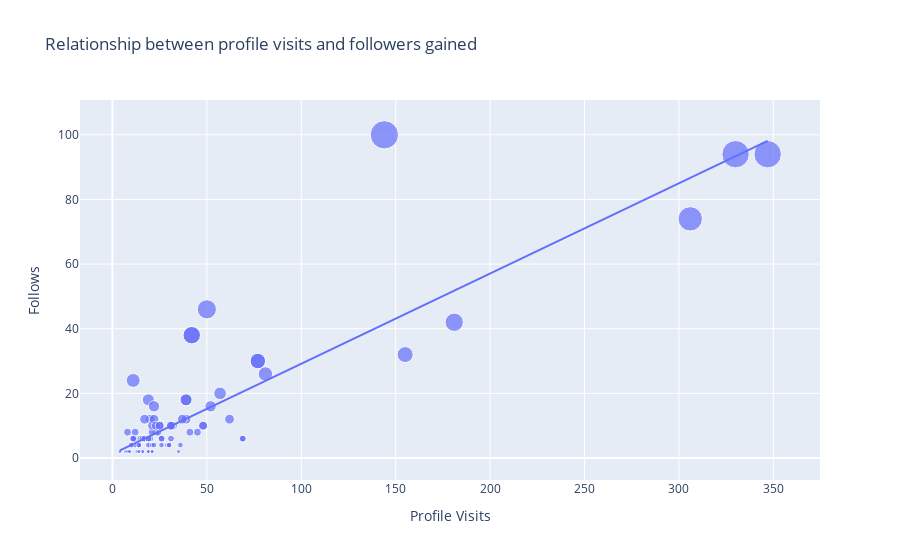

Notebook source saved alongside this figure:
### Code cell
figure=px.scatter(data,x="Profile Visits",y="Follows",size="Follows",trendline="ols", title="Relationship between profile visits and followers gained")
figure.show()

### Figure 1 — Plotly figure (JSON) as saved in the notebook; plotly's stock layout.template omitted (floating-point values rounded to 4 significant figures)
{"data": [{"hovertemplate": "Profile Visits=%{x}<br>Follows=%{marker.size}<extra></extra>", "legendgroup": "", "marker": {"color": "#636efa", "size": [2, 10, 12, 8, 0, 2, 0, 6, 4, 6, 4, 0, 2, 4, 42, 6, 2, 2, 30, 0, 0, 24, 100, 2, 4, 6, 6, 6, 2, 2, 20, 2, 4, 8, 26, 2, 2, 4, 0, 2, 94, 8, 18, 10, 4, 4, 4, 4, 18, 38, 10, 12, 4, 4, 74, 0, 6, 6, 0, 6, 12, 10, 8, 8, 46, 12, 10, 94, 6, 10, 6, 4, 12, 16, 12, 8, 32, 8, 16, 6, 10, 10, 6, 2, 2, 30, 0, 4, 4, 18, 38, 10, 2, 4, 6, 6, 6, 2, 2], "sizemode": "area", "sizeref": 0.25, "symbol": "circle"}, "mode": "markers", "name": "", "orientation": "v", "showlegend": false, "type": "scatter", "x": [35, 48, 62, 23, 8, 9, 26, 12, 36, 31, 29, 15, 8, 20, 181, 17, 16, 21, 77, 10, 9, 11, 144, 14, 10, 19, 69, 11, 19, 9, 57, 13, 11, 24, 81, 4, 7, 14, 18, 8, 330, 21, 19, 32, 19, 21, 14, 30, 39, 42, 31, 20, 12, 22, 306, 13, 26, 16, 15, 15, 39, 21, 8, 45, 50, 37, 25, 347, 26, 48, 16, 26, 17, 52, 22, 41, 155, 12, 22, 20, 23, 25, 17, 16, 21, 77, 10, 14, 30, 39, 42, 31, 14, 10, 19, 69, 11, 19, 9], "xaxis": "x", "y": [2, 10, 12, 8, 0, 2, 0, 6, 4, 6, 4, 0, 2, 4, 42, 6, 2, 2, 30, 0, 0, 24, 100, 2, 4, 6, 6, 6, 2, 2, 20, 2, 4, 8, 26, 2, 2, 4, 0, 2, 94, 8, 18, 10, 4, 4, 4, 4, 18, 38, 10, 12, 4, 4, 74, 0, 6, 6, 0, 6, 12, 10, 8, 8, 46, 12, 10, 94, 6, 10, 6, 4, 12, 16, 12, 8, 32, 8, 16, 6, 10, 10, 6, 2, 2, 30, 0, 4, 4, 18, 38, 10, 2, 4, 6, 6, 6, 2, 2], "yaxis": "y"}, {"hovertemplate": "<b>OLS trendline</b><br>Follows = 0.279105 * Profile Visits + 1.25541<br>R<sup>2</sup>=0.761888<br><br>Profile Visits=%{x}<br>Follows=%{y} <b>(trend)</b><extra></extra>", "legendgroup": "", "marker": {"color": "#636efa", "symbol": "circle"}, "mode": "lines", "name": "", "showlegend": false, "type": "scatter", "x": [4, 7, 8, 8, 8, 8, 9, 9, 9, 9, 10, 10, 10, 10, 11, 11, 11, 11, 12, 12, 12, 13, 13, 14, 14, 14, 14, 14, 15, 15, 15, 16, 16, 16, 16, 17, 17, 17, 18, 19, 19, 19, 19, 19, 19, 20, 20, 20, 21, 21, 21, 21, 21, 22, 22, 22, 23, 23, 24, 25, 25, 26, 26, 26, 26, 29, 30, 30, 31, 31, 31, 32, 35, 36, 37, 39, 39, 39, 41, 42, 42, 45, 48, 48, 50, 52, 57, 62, 69, 69, 77, 77, 81, 144, 155, 181, 306, 330, 347], "xaxis": "x", "y": [2.372, 3.209, 3.488, 3.488, 3.488, 3.488, 3.767, 3.767, 3.767, 3.767, 4.046, 4.046, 4.046, 4.046, 4.326, 4.326, 4.326, 4.326, 4.605, 4.605, 4.605, 4.884, 4.884, 5.163, 5.163, 5.163, 5.163, 5.163, 5.442, 5.442, 5.442, 5.721, 5.721, 5.721, 5.721, 6.0, 6.0, 6.0, 6.279, 6.558, 6.558, 6.558, 6.558, 6.558, 6.558, 6.838, 6.838, 6.838, 7.117, 7.117, 7.117, 7.117, 7.117, 7.396, 7.396, 7.396, 7.675, 7.675, 7.954, 8.233, 8.233, 8.512, 8.512, 8.512, 8.512, 9.349, 9.629, 9.629, 9.908, 9.908, 9.908, 10.19, 11.02, 11.3, 11.58, 12.14, 12.14, 12.14, 12.7, 12.98, 12.98, 13.82, 14.65, 14.65, 15.21, 15.77, 17.16, 18.56, 20.51, 20.51, 22.75, 22.75, 23.86, 41.45, 44.52, 51.77, 86.66, 93.36, 98.1], "yaxis": "y"}], "layout": {"legend": {"itemsizing": "constant", "tracegroupgap": 0}, "title": {"text": "Relationship between profile visits and followers gained"}, "xaxis": {"anchor": "y", "domain": [0, 1], "title": {"text": "Profile Visits"}}, "yaxis": {"anchor": "x", "domain": [0, 1], "title": {"text": "Follows"}}}}
